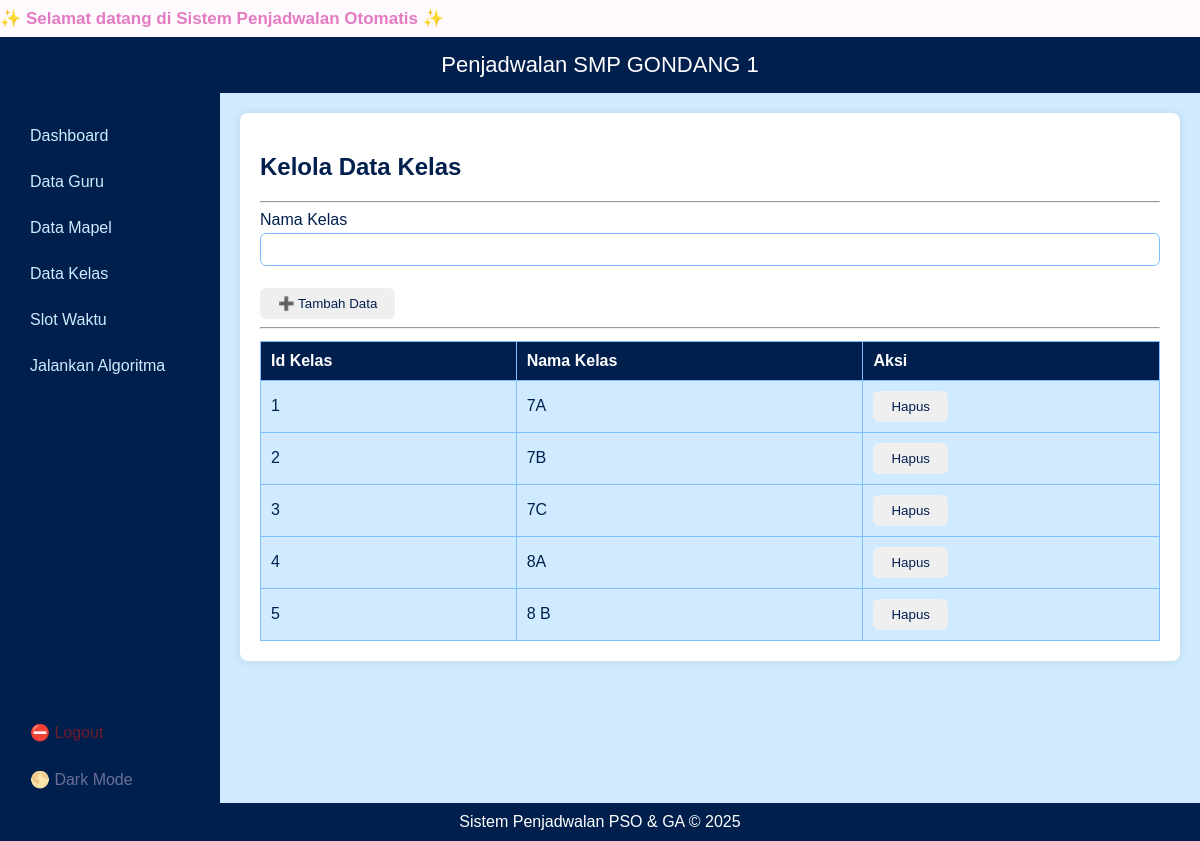
/data/kelas, run on the app's committed database.
### tables this page shows
CREATE TABLE kelas (
    id_kelas INTEGER PRIMARY KEY,
    nama_kelas TEXT
);

### app.py (the view)
@app.route('/data/<table>', methods=['GET','POST'])
def data(table):
    df = load_df(table)
    pk = get_primary_key(table)
    if request.method == 'POST':
        form = dict(request.form)
        cols = ','.join(form.keys())
        qs = ','.join('?' for _ in form)
        run_query(f"INSERT INTO {table} ({cols}) VALUES ({qs})", tuple(form.values()))
        return redirect(url_for('data', table=table))
    return render_template('data_table.html',
        table=table,
        data=df.to_dict(orient='records'),
        cols=df.columns,
        pk=pk
    )

### app.py (called while the page is built)
def load_df(table):
    conn = sqlite3.connect(DB)
    df = pd.read_sql_query(f"SELECT * FROM {table}", conn)
    conn.close()
    return df

def get_primary_key(table):
    conn = sqlite3.connect(DB)
    cur = conn.cursor()
    cur.execute(f"PRAGMA table_info({table})")
    cols = cur.fetchall()
    conn.close()
    for c in cols:
        if c[5] == 1:
            return c[1]
    return cols[0][1]

### templates/data_table.html (shortened to what this page needs)
{% extends 'base.html' %}
{% block content %}
<h2>
{% if table == 'guru' %}
    Kelola Data Guru
{% elif table == 'mapel' %}
    Kelola Data Mapel
{% elif table == 'kelas' %}
    Kelola Data Kelas
{% elif table == 'slot waktu' %}
    Kelola Data Slot waktu
{% else %}
    Kelola {{ table.replace("_", " ").title() }}
{% endif %}
</h2>
<hr>
<form method="POST">
  {% for col in cols %}
      {% if loop.index0 > 0 %}
        <label>{{ col.replace("_", " ").title() }}</label>
        <input type="text" name="{{ col }}" required>
        <br>
      {% endif %}
  {% endfor %}
  <br>
  <button type="submit">➕ Tambah Data</button>
</form>
<hr>
<table border="1" cellpadding="6" width="100%">
  <thead>
    <tr>
      {% for c in cols %}
        <th>{{ c.replace("_", " ").title() }}</th>
      {% endfor %}
      <th>Aksi</th>
    </tr>
  </thead>
  <tbody>
    {% if data %}
      {% for row in data %}
        <tr>
          {% for c in cols %}
            <td>{{ row[c] }}</td>
          {% endfor %}
          <td>
            <form action="{{ url_for('delete_row', table=table, row_id=row[pk]) }}" method="post" onsubmit="return confirm('Yakin mau hapus data ini?')">
                <button type="submit">Hapus</button>
            </form>
          </td>
        </tr>
      {% endfor %}
    {% else %}
      <tr><td colspan="{{ cols|length + 1 }}" style="text-align:center;">Tidak ada data</td></tr>
    {% endif %}
  </tbody>
</table>
{% endblock %}

### static/custom.css (style rules this page uses)
body { font-family: Arial, sans-serif; margin: 0; padding: 0; background-color: #d0ebff; color: #fff; }
table { width: 100%; border-collapse: collapse; margin-top: 12px; }
table, th, td { border: 1px solid #80bfff; }
th { background-color: #001f4d; color: #fff; padding: 10px; text-align: left; }
td { padding: 10px; text-align: left; background-color: #d0ebff; color: #001f4d; }
input, select { padding: 8px 10px; margin: 4px 0; border-radius: 6px; border: 1px solid #80bfff; width: 100%; box-sizing: border-box; }
button { padding: 8px 18px; color: #001f4d; border: none; border-radius: 6px; cursor: pointer; }

### data on the page
kelas: id_kelas "1" "7A"
kelas: id_kelas "2" "7B"
kelas: id_kelas "3" "7C"
kelas: id_kelas "4" "8A"
kelas: id_kelas "5" "8 B"

### other printed values
{{ col.replace("_", " ").title() }} "Nama Kelas"
{{ c.replace("_", " ").title() }} "Id Kelas" "Nama Kelas"
